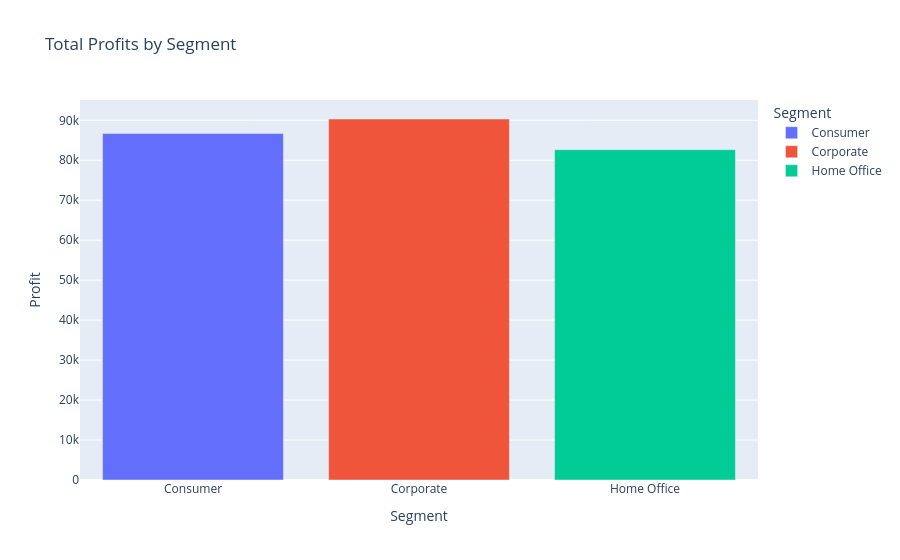

Notebook code for this chart:
### Markdown cell above
This interactive bar chart displays total profit generated by each customer segment. The visualization allows users to explore segment-wise profit performance through interactive features such as hover information and zoom controls.

### Code cell
segment_profit = df.groupby('Segment')['Profit'].sum().reset_index()

bar_fig = px.bar(
    segment_profit,
    x='Segment',
    y='Profit',
    color='Segment',
    title='Total Profits by Segment'
)

bar_fig.show()

### Figure 1 — Plotly figure (JSON) as saved in the notebook; plotly's stock layout.template omitted (floating-point values rounded to 4 significant figures)
{"data": [{"alignmentgroup": "True", "hovertemplate": "Segment=%{x}<br>Profit=%{y}<extra></extra>", "legendgroup": "Consumer", "marker": {"color": "#636efa", "pattern": {"shape": ""}}, "name": "Consumer", "offsetgroup": "Consumer", "orientation": "v", "showlegend": true, "textposition": "auto", "type": "bar", "x": ["Consumer"], "xaxis": "x", "y": [86680.0], "yaxis": "y"}, {"alignmentgroup": "True", "hovertemplate": "Segment=%{x}<br>Profit=%{y}<extra></extra>", "legendgroup": "Corporate", "marker": {"color": "#EF553B", "pattern": {"shape": ""}}, "name": "Corporate", "offsetgroup": "Corporate", "orientation": "v", "showlegend": true, "textposition": "auto", "type": "bar", "x": ["Corporate"], "xaxis": "x", "y": [90320.0], "yaxis": "y"}, {"alignmentgroup": "True", "hovertemplate": "Segment=%{x}<br>Profit=%{y}<extra></extra>", "legendgroup": "Home Office", "marker": {"color": "#00cc96", "pattern": {"shape": ""}}, "name": "Home Office", "offsetgroup": "Home Office", "orientation": "v", "showlegend": true, "textposition": "auto", "type": "bar", "x": ["Home Office"], "xaxis": "x", "y": [82640.0], "yaxis": "y"}], "layout": {"barmode": "relative", "legend": {"title": {"text": "Segment"}, "tracegroupgap": 0}, "title": {"text": "Total Profits by Segment"}, "xaxis": {"anchor": "y", "categoryarray": ["Consumer", "Corporate", "Home Office"], "categoryorder": "array", "domain": [0, 1], "title": {"text": "Segment"}}, "yaxis": {"anchor": "x", "domain": [0, 1], "title": {"text": "Profit"}}}}
